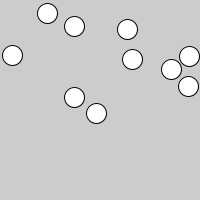
Frame 1 (no input)
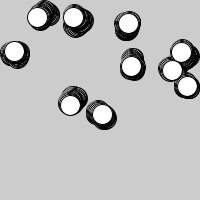
Frame 60 (the mouse pressed at the canvas centre just before this capture)
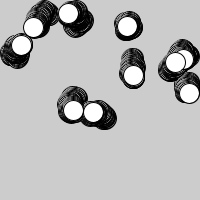
Frame 120 (the mouse held since frame 60 and released just before this capture)

The Processing sketch that drew these frames (run headless with seeded random() and noise(); from frame 60 on, the mouse is pressed at the canvas centre):

// Processing sketch: CP034_S_HW1_stayInCanvas
// ── CP034_S_HW1_stayInCanvas.pde
// HW
//
// 1. change moveCirclesCloseBy() so that circles will stay in canvas
//

int[] x;
int[] y;

int diam;

final int nCircles = 10;

void setup() {
  size(200, 200);

  x = new int[nCircles];
  y = new int[nCircles];

  diam = 20;

  initPositions();
}

void draw() {
  moveCirclesCloseBy();
  drawCircles();
}

void initPositions() {
  for (int i = 0; i < nCircles; i++) {
    x[i] = int( random(width - diam/2) + diam/2 );
    y[i] = int( random(height - diam/2) + diam/2 );
  }
}

void drawCircles() {
  for (int i = 0; i < nCircles; i++) {
    circle(x[i], y[i], diam);
  }
}

void moveCirclesCloseBy() {
  final int rad = diam/2;

  for (int i = 0; i < nCircles; i++) {
    int xSpeed = int(random(3)) - 1;
    int ySpeed = int(random(3)) - 1;

    updateCoordinate(x, i, width, rad, xSpeed);
    updateCoordinate(y, i, height, rad, ySpeed);    
  }
}

void updateCoordinate(int[] coord, int i, int max, int rad, int speed) {
  coord[i] += speed;
  if ( (coord[i] >= max - rad) || (coord[i] < rad) ) {
    coord[i] -= 2*speed;
  } 
}
